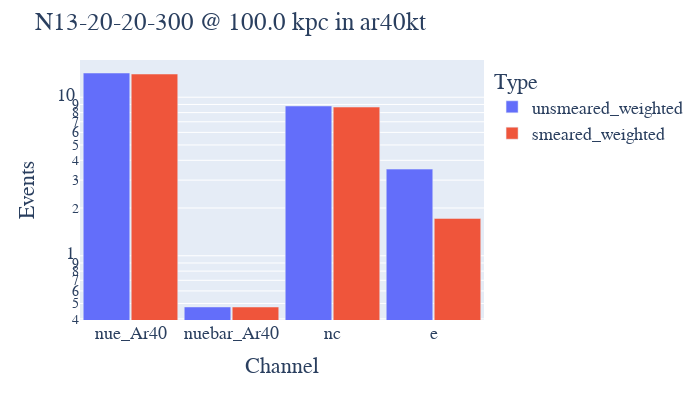

Notebook code cell kept with this figure:
### Code cell
beer.bar_totals(sn, detector)

### Figure 1 — Plotly figure (JSON) as saved in the notebook; plotly's stock layout.template omitted (floating-point values rounded to 4 significant figures)
{"data": [{"alignmentgroup": "True", "hovertemplate": "Type=unsmeared_weighted<br>Channel=%{x}<br>Events=%{y}<extra></extra>", "legendgroup": "unsmeared_weighted", "marker": {"color": "#636efa", "pattern": {"shape": ""}}, "name": "unsmeared_weighted", "offsetgroup": "unsmeared_weighted", "orientation": "v", "showlegend": true, "textposition": "auto", "type": "bar", "x": ["nue_Ar40", "nuebar_Ar40", "nc", "e"], "xaxis": "x", "y": [14.22, 0.4753, 8.804, 3.52], "yaxis": "y"}, {"alignmentgroup": "True", "hovertemplate": "Type=smeared_weighted<br>Channel=%{x}<br>Events=%{y}<extra></extra>", "legendgroup": "smeared_weighted", "marker": {"color": "#EF553B", "pattern": {"shape": ""}}, "name": "smeared_weighted", "offsetgroup": "smeared_weighted", "orientation": "v", "showlegend": true, "textposition": "auto", "type": "bar", "x": ["nue_Ar40", "nuebar_Ar40", "nc", "e"], "xaxis": "x", "y": [14.01, 0.475, 8.668, 1.72], "yaxis": "y"}], "layout": {"bargap": 0.05, "bargroupgap": 0.03, "barmode": "group", "font": {"family": "Times New Roman", "size": 18}, "height": 400, "legend": {"title": {"text": "Type"}, "tracegroupgap": 0}, "margin": {"t": 60}, "title": {"text": "N13-20-20-300 @ 100.0 kpc in ar40kt"}, "width": 700, "xaxis": {"anchor": "y", "domain": [0, 1], "title": {"text": "Channel"}}, "yaxis": {"anchor": "x", "domain": [0, 1], "title": {"text": "Events"}, "type": "log"}}}
